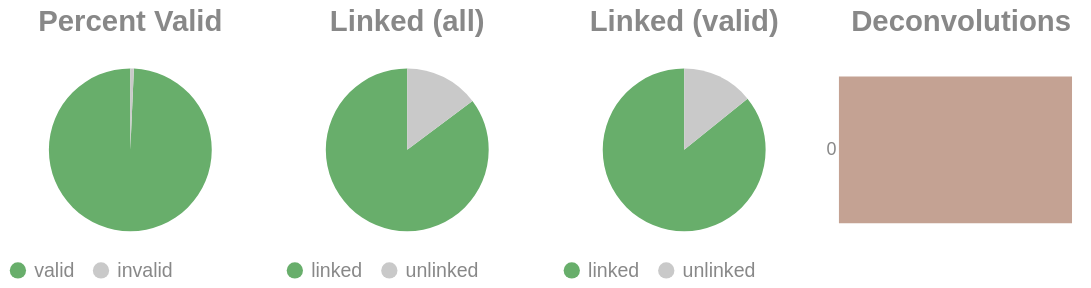

The notebook cell this image was saved under:
### Code cell
if SKIPLR:
    pass
else:
    clash = Counter()
    for i in valids['molecule'].to_list():
        _mol = i.split("-")
        if len(_mol) == 1:
            clash.update('0')
        else:
            clash.update(_mol[-1])

    _d = {"deconvolutions": [], 'count': []}
    for k,v in clash.items():
        _d['deconvolutions'].append(k)
        _d['count'].append(v)

    tot_valid = valids['reads'].sum()
    mask = valids['reads'] >= 2
    n_linked_reads = valids.filter(mask)['reads'].sum()
    if n_linked_reads == 0:
        print_html("No linked molecules (>=2 reads) were detected; skipping linked-only distributions.")
        SKIPLR = True
    else:
        perc_valid = round(tot_valid / n_reads, 4)
        linked_perc_abs = round(n_linked_reads / n_reads, 4)
        linked_perc = round(n_linked_reads / tot_valid, 4)

    _valid = pl.DataFrame({"valids": ['valid', 'invalid'], "count": [tot_valid, n_reads - tot_valid]})
    _linked_abs = pl.DataFrame({"linked (absolute)": ['linked', 'unlinked'], "count": [n_linked_reads, n_reads - n_linked_reads]})
    _linked_rel = pl.DataFrame({"linked (valids)": ['linked', 'unlinked'], "count": [n_linked_reads, tot_valid - n_linked_reads]})

    (
        alt.hconcat(
            piechart(_valid, goodval = 'valid', title = "Percent Valid"),
            piechart(_linked_abs, goodval = "linked", title =  "Linked (all)"),
            piechart(_linked_rel, goodval = "linked", title =  "Linked (valid)"),
            convolutionbar(pl.DataFrame(_d), title = "Deconvolutions"),
            center = True,
            bounds = 'flush'
        )
        .resolve_scale(color='independent')
        .resolve_legend('independent')
        .properties(usermeta={'embedOptions': {"actions": False}})
    ).display()

### Figure 1 — Vega-Lite specification as saved in the notebook (floating-point values rounded to 4 significant figures)
{"width": "container", "height": 400, "config": {"title": {"anchor": "start", "dy": -15, "fontSize": 18, "color": "#888888", "subtitleColor": "#888888", "subtitleFontSize": 14}, "arc": {"fill": "#0072B2"}, "axis": {"domainColor": "#888888", "domainWidth": 0.5, "gridWidth": 0.2, "grid": false, "titleFontWeight": 400, "titleFontSize": 15, "labelFontSize": 11, "labelColor": "#888888", "tickColor": "#888888", "tickWidth": 0.2, "titleColor": "#888888"}, "axisBand": {"grid": false}, "axisX": {"grid": true, "tickSize": 10, "domainCap": "round"}, "axisY": {"domain": false, "grid": true, "tickSize": 0, "domainCap": "round"}, "background": "transparent", "header": {"labelFontSize": 15, "labelColor": "#888888", "titleFontSize": 15, "titleFontWeight": 600, "titleColor": "#888888"}, "legend": {"labelFont": "sans-serif", "labelFontSize": 12, "labelColor": "#888888", "symbolSize": 100, "symbolType": "circle", "titleFontSize": 12, "titlePadding": 10, "titleColor": "#888888", "title": null}, "range": {"category": ["#E69F00", "#56B4E9", "#009E73", "#F0E442", "#0072B2", "#D55E00", "#CC79A7", "#000000"], "diverging": ["#cfe8f3", "#a2d4ec", "#73bfe2", "#46abdb", "#1696d2", "#12719e"]}, "area": {"fill": "#0072B2", "fillOpacity": 0.7, "line": true, "strokeOpacity": 0.7}, "line": {"color": "#0072B2", "stroke": "#0072B2", "strokeWidth": 2}, "trail": {"color": "#0072B2", "stroke": "#0072B2", "strokeWidth": 0, "size": 1}, "point": {"filled": true, "fillOpacity": 1.0, "size": 95}, "text": {"color": "#888888", "fontSize": 11, "align": "right", "fontWeight": 400, "size": 11}, "bar": {"fill": "#0072B2", "stroke": null}, "view": {"stroke": null, "continuousWidth": 660, "continuousHeight": 400}}, "hconcat": [{"data": {"name": "data-977e3eaa6a913d63dc4a112e809fe1fc"}, "mark": {"type": "arc"}, "encoding": {"color": {"field": "valids", "legend": {"orient": "bottom", "title": null}, "scale": {"domain": ["valid", "invalid"], "range": ["#68ae6b", "#C9C9C9"]}, "title": "Valids", "type": "nominal"}, "theta": {"field": "count", "type": "quantitative"}, "tooltip": [{"field": "valids", "title": "Valids", "type": "ordinal"}, {"field": "percent", "format": ".2%", "title": "Percent", "type": "quantitative"}, {"field": "count", "title": "Count", "type": "quantitative"}]}, "height": 100, "title": {"text": "Percent Valid", "align": "center", "anchor": "middle"}, "transform": [{"calculate": "datum.count / 15592609", "as": "percent"}], "width": 150}, {"data": {"name": "data-2a37f171cc466bd58395d13347f36e8d"}, "mark": {"type": "arc"}, "encoding": {"color": {"field": "linked (absolute)", "legend": {"orient": "bottom", "title": null}, "scale": {"domain": ["linked", "unlinked"], "range": ["#68ae6b", "#C9C9C9"]}, "title": "Linked (Absolute)", "type": "nominal"}, "theta": {"field": "count", "type": "quantitative"}, "tooltip": [{"field": "linked (absolute)", "title": "Linked (Absolute)", "type": "ordinal"}, {"field": "percent", "format": ".2%", "title": "Percent", "type": "quantitative"}, {"field": "count", "title": "Count", "type": "quantitative"}]}, "height": 100, "title": {"text": "Linked (all)", "align": "center", "anchor": "middle"}, "transform": [{"calculate": "datum.count / 15592609", "as": "percent"}], "width": 150}, {"data": {"name": "data-c478e4979547149582809127487775be"}, "mark": {"type": "arc"}, "encoding": {"color": {"field": "linked (valids)", "legend": {"orient": "bottom", "title": null}, "scale": {"domain": ["linked", "unlinked"], "range": ["#68ae6b", "#C9C9C9"]}, "title": "Linked (Valids)", "type": "nominal"}, "theta": {"field": "count", "type": "quantitative"}, "tooltip": [{"field": "linked (valids)", "title": "Linked (Valids)", "type": "ordinal"}, {"field": "percent", "format": ".2%", "title": "Percent", "type": "quantitative"}, {"field": "count", "title": "Count", "type": "quantitative"}]}, "height": 100, "title": {"text": "Linked (valid)", "align": "center", "anchor": "middle"}, "transform": [{"calculate": "datum.count / 15483250", "as": "percent"}], "width": 150}, {"data": {"name": "data-622bf086b49d3a3cf192d58510d4bbbe"}, "mark": {"type": "bar"}, "encoding": {"color": {"field": "deconvolutions", "legend": null, "scale": {"scheme": "lightgreyred"}, "type": "nominal"}, "tooltip": [{"field": "deconvolutions", "title": "Deconvolutions", "type": "ordinal"}, {"field": "percent", "format": ".2%", "title": "Percent", "type": "quantitative"}, {"field": "count", "title": "Count", "type": "quantitative"}], "x": {"axis": null, "field": "count", "type": "quantitative"}, "y": {"field": "deconvolutions", "sort": "ascending", "title": null, "type": "nominal"}}, "height": 100, "title": {"text": "Deconvolutions", "align": "center", "anchor": "middle"}, "transform": [{"calculate": "datum.count / 4769424", "as": "percent"}], "width": 150}], "bounds": "flush", "center": true, "resolve": {"legend": {"angle": "independent"}, "scale": {"color": "independent"}}, "usermeta": {"embedOptions": {"actions": false}}, "$schema": "https://vega.github.io/schema/vega-lite/v6.1.0.json", "datasets": {"data-977e3eaa6a913d63dc4a112e809fe1fc": [{"valids": "valid", "count": 15483250}, {"valids": "invalid", "count": 109359}], "data-2a37f171cc466bd58395d13347f36e8d": [{"linked (absolute)": "linked", "count": 13288500}, {"linked (absolute)": "unlinked", "count": 2304109}], "data-c478e4979547149582809127487775be": [{"linked (valids)": "linked", "count": 13288500}, {"linked (valids)": "unlinked", "count": 2194750}], "data-622bf086b49d3a3cf192d58510d4bbbe": [{"deconvolutions": "0", "count": 4769424}]}}
